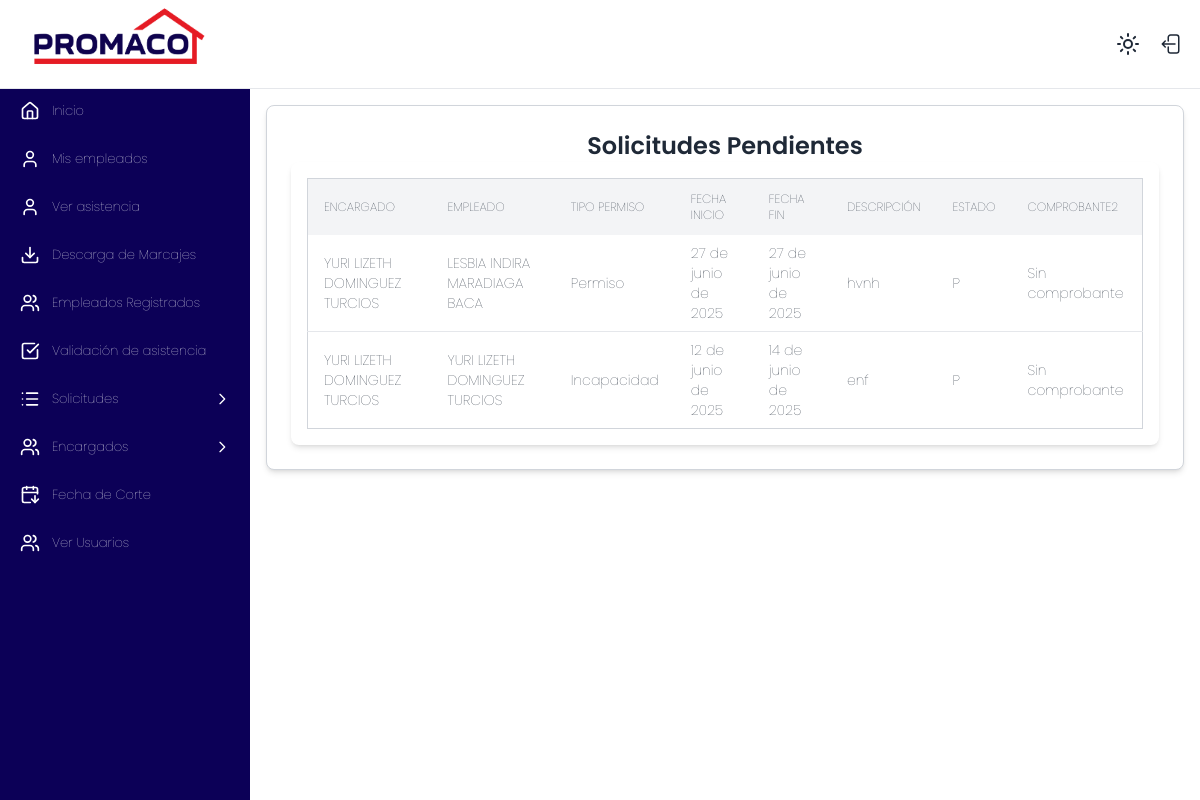
The page /marcaje/solicitudes-encargado/ (signed in) on the database its author committed.
### marcaje/models.py (models this page shows, shortened)
class Permisos(models.Model):
    ESTADO_SOLICITUD = [
        ('P', 'Pendiente'),
        ('A', 'Aprobada'),
        ('SB', 'SUBSANADO'),
        ('R', 'Rechazada'),
    ]
    encargado = models.ForeignKey(Empleado, related_name="solicitudes_enviadas", on_delete=models.PROTECT)
    empleado = models.ForeignKey(Empleado, on_delete=models.CASCADE)
    tipo_permiso = models.ForeignKey(TipoPermisos, on_delete=models.PROTECT)
    fecha_inicio = models.DateField()
    fecha_final = models.DateField()
    fecha_solicitud = models.DateField(auto_now_add=True)
    descripcion = models.CharField(max_length=300)
    tiene_comprobante = models.BooleanField(default=False)
    estado_solicitud = models.CharField(choices=ESTADO_SOLICITUD, default='P')
    pendiente_subsanar = models.BooleanField(default=False)
    aprobacion_gerencial = models.BooleanField(default=False)

class Empleado(models.Model):
    user = models.OneToOneField(User, on_delete=models.SET_NULL, null=True, blank=True, related_name='empleado_marcaje')
    id_externo = models.IntegerField(unique=True)
    codigo = models.CharField(max_length=20)
    nombre = models.CharField(max_length=100)
    departamento = models.CharField(max_length=100)
    sucursal = models.ForeignKey(Sucursal, on_delete=models.PROTECT)
    es_encargado = models.BooleanField(default=False)
    class Meta:
        verbose_name = "Empleado"
        verbose_name_plural = "Empleados"
        ordering = ['nombre']
    def __str__(self):
        return f"{self.nombre} "

class TipoPermisos(models.Model):
    tipo = models.CharField(max_length=100)
    simbolo = models.CharField(max_length=5, null=True, blank=True)
    cod_color = models.CharField(max_length=10, null=True, blank=True)

### marcaje/views.py (the view)
        def _wrapped_view(request, *args, **kwargs):
            if not request.user.is_authenticated or not check(request.user):
                raise Http404("Página no encontrada")
            return view_func(request, *args, **kwargs)

### marcaje/context_processors.py (called while the page is built)
def empleados_a_cargo_context(request):
    empleados_cargo = []
    encargado_obj = None
    if request.user.is_authenticated:
        try:
            encargado = Empleado.objects.get(user=request.user)
            encargado_obj = encargado
            if encargado.es_encargado:
                empleados_cargo = Empleado.objects.filter(
                    encargado_asignado__encargado=encargado
                )
        except Empleado.DoesNotExist:
            encargado_obj = None
    return {'empleados_a_cargo_global': empleados_cargo, 'encargado': encargado_obj}

### marcaje/templatetags/auth_extras.py (called while the page is built)
@register.filter(name='has_group')
def has_group(user, group_name):
    return user.groups.filter(name=group_name).exists()

### marcaje/views.py (called while the page is built)
def grupo_requerido(nombre_grupo):
    def check(user):
        return user.groups.filter(name=nombre_grupo).exists()
    def decorator(view_func):
        def _wrapped_view(request, *args, **kwargs):
            if not request.user.is_authenticated or not check(request.user):
                raise Http404("Página no encontrada")
            return view_func(request, *args, **kwargs)
        return _wrapped_view
    return decorator

@login_required
@grupo_requerido('encargado')
def vista_solicitudes_encargado(request):
    try:
        encargado = Empleado.objects.get(user=request.user)
    except Empleado.DoesNotExist:
        return render(request, 'sin_permisos.html')
    permisos = Permisos.objects.filter(encargado=encargado.id, estado_solicitud__in=['P', 'SB']).order_by('-fecha_solicitud')
    context = []
    for permiso in permisos:
        comprobante = PermisoComprobante.objects.filter(permiso=permiso).first()
        context.append({
            'permiso': permiso,
            'comprobante': comprobante.comprobante.url if comprobante else None,
        })
    return render(request, 'solicitudes_encargado.html', {'solicitudes': context})

### marcaje/templates/solicitudes_encargado.html (shortened to what this page needs)
{% extends 'base.html' %}
{% block content %}
{% load static %}
<link rel="stylesheet" href="{% static 'styles/menu.css' %}">
 <div class="w-full max-w-7xl mx-auto bg-white dark:bg-gray-800 p-6 rounded-lg shadow-md border border-gray-300 ">
  <h2 class="text-2xl font-semibold text-center text-gray-800 dark:text-gray-200">Solicitudes Pendientes</h2>
  <div class="bg-white dark:bg-gray-800 max-h-[600px] shadow-md rounded-lg overflow-hidden">
    <div class="p-4 overflow-x-auto">
      <table id="permisos-pendientes" class="min-w-full text-sm text-left text-gray-800 dark:text-gray-200 border border-gray-300">
        <thead class="bg-gray-100 dark:bg-gray-600 sticky top-[0px] z-10 uppercase text-xs">
        <tr>
          <th class="px-4 py-3">Encargado</th>
          <th class="px-4 py-3">Empleado</th>
          <th class="px-4 py-3">Tipo Permiso</th>
          <th class="px-4 py-3">Fecha Inicio</th>
          <th class="px-4 py-3">Fecha Fin</th>
          <th class="px-4 py-3">Descripción</th>
          <th class="px-4 py-3">Estado</th>
          <th class="px-4 py-3">Comprobante2</th>
        </tr>
      </thead>
      <tbody class="divide-y divide-gray-200 dark:divide-gray-700">
        {% for p in solicitudes %}
        <tr class="hover:bg-gray-100 dark:hover:bg-gray-700 transition-colors duration-200">
          <td class="px-4 py-2">{{ p.permiso.encargado }}</td>
          <td class="px-4 py-2">{{ p.permiso.empleado }}</td>
          <td class="px-4 py-2">{{ p.permiso.tipo_permiso.tipo }}</td>
          <td class="px-4 py-2">{{ p.permiso.fecha_inicio }}</td>
          <td class="px-4 py-2">{{ p.permiso.fecha_final }}</td>
          <td class="px-4 py-2">{{ p.permiso.descripcion }}</td>
          <td class="px-4 py-2">{{ p.permiso.estado_solicitud }}</td>
          <td class="px-4 py-2">
            {% if p.comprobante %}
            <button type="button" href="{{ p.comprobante }}" target="_blank" onclick="window.open('{{ p.comprobante }}', '_blank', 'toolbar=0,location=0,menubar=0,width=800,height=600'); return false;" data-url="{{ p.comprobante.url }}"
              class="ver-archivo bg-red-600 text-white px-3 py-1 rounded hover:bg-red-700 text-sm hover:text-white transition">
              <svg xmlns="http://www.w3.org/2000/svg" fill="none" viewBox="0 0 24 24" stroke-width="1.5" stroke="currentColor" class="w-4 h-4 inline align-middle mr-1">
                <path stroke-linecap="round" stroke-linejoin="round" d="M2.036 12.322a1.012 1.012 0 0 1 0-.639C3.423 7.51 7.36 4.5 12 4.5c4.638 0 8.573 3.007 9.963 7.178.07.207.07.431 0 .639C20.577 16.49 16.64 19.5 12 19.5c-4.638 0-8.573-3.007-9.963-7.178Z" />
                <path stroke-linecap="round" stroke-linejoin="round" d="M15 12a3 3 0 1 1-6 0 3 3 0 0 1 6 0Z" />
              </svg>
              Ver comprobante
            </button>
            {% else %}
            <p>Sin comprobante</p>
            {% endif %}
          </td>
        </tr>
        {% endfor %}
      </tbody>
    </table>
  </div>
</div>
</div>
{% endblock %}

### static/styles/menu.css (style rules this page uses)
* { font-family: "Poppins", serif; font-weight: 100; font-style: normal; }
body { font-size: 13px; }

### rows shown on the page
Permisos: permiso.encargado "YURI LIZETH DOMINGUEZ TURCIOS", permiso.empleado "LESBIA INDIRA MARADIAGA BACA", permiso.tipo_permiso.tipo "Permiso", permiso.fecha_inicio "27 de junio de 2025", permiso.fecha_final "27 de junio de 2025", permiso.descripcion "hvnh", permiso.estado_solicitud "P"
Permisos: permiso.encargado "YURI LIZETH DOMINGUEZ TURCIOS", permiso.empleado "YURI LIZETH DOMINGUEZ TURCIOS", permiso.tipo_permiso.tipo "Incapacidad", permiso.fecha_inicio "12 de junio de 2025", permiso.fecha_final "14 de junio de 2025", permiso.descripcion "enf", permiso.estado_solicitud "P"
